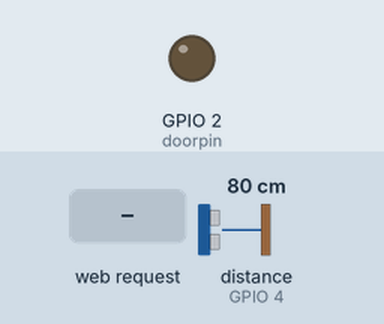
Recording of a sketch running on a simulated ESP8266 (NodeMCU). Shown: output pins drawn as LEDs (lit = HIGH). The test bench sets the inputs (shaded band); at power-on: distance to the obstacle (sensor on GPIO 4) 80 cm. The echo pulse lasts 58.3 µs per cm; WiFi joins after 1.5 s; servers stay silent unless stated; pins used as bus, display or sensor lines are not drawn; what the sketch prints to the serial monitor is not drawn.

Above: at 2.7 s.
2.8 s: HTTP request GET /toggleGarage received
At 3.9 s:
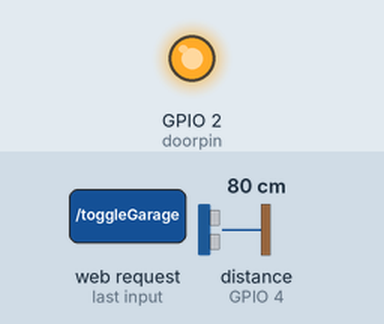
4.3 s: HTTP request GET /getGarage received
Timing chart, 0 to 7.3 s (numbered marks = the images above; inputs shaded):
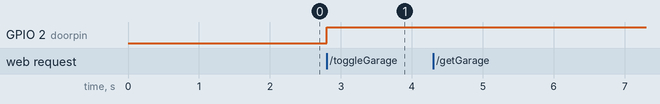

The sketch:

garageDoor.ino
```cpp
#include <ESP8266WiFi.h>

const int doortrig = 1023;
const int lighttrig = 512;

const char *ssid = "";
const char *password = "";

const int trigPin = 0; // D3
const int echoPin = 4; // D2
String output = "";
String dist;
long duration;
int distance;
int doorpin = 2;
WiFiServer server(80);

void setup()
{
  Serial.begin(115200);
  delay(10);
  pinMode(trigPin, OUTPUT);
  pinMode(echoPin, INPUT);
  pinMode(doorpin, OUTPUT);
  digitalWrite(doorpin, LOW);
  // Connect to WiFi network

  Serial.print("Connecting to ");
  Serial.println(ssid);
  WiFi.begin(ssid, password);

  while (WiFi.status() != WL_CONNECTED)
  {
    delay(500);
    Serial.print(".");
  }
  Serial.println("");
  Serial.println("WiFi connected");

  // Start the server
  server.begin();
  Serial.println("Server started");

  // Print the IP address
  Serial.print("Use this URL to connect: ");
  Serial.print("http://");
  Serial.print(WiFi.localIP()); //Gets the WiFi shield's IP address and Print the IP address of serial monitor
  Serial.println("/");
}

void uDist()
{
  // Clears the trigPin
  digitalWrite(trigPin, LOW);
  delayMicroseconds(2);

  // Sets the trigPin on HIGH state for 10 micro seconds
  digitalWrite(trigPin, HIGH);
  delayMicroseconds(10);
  digitalWrite(trigPin, LOW);

  // Reads the echoPin, returns the sound wave travel time in microseconds
  duration = pulseIn(echoPin, HIGH);

  // Calculating the distance
  distance= duration*0.034/2;
}

void toggleGarage()
{
  analogWrite(doorpin, doortrig);
  delay(350);
  analogWrite(doorpin, doortrig);
}

void toggleGarageLight()
{
  analogWrite(doorpin, lighttrig);
  delay(350);
  analogWrite(doorpin, lighttrig);
}

void loop()
{
  // Check if a client has connected
  WiFiClient client = server.available();
  if (!client)
  {
    return;
  }

  // Wait until the client sends some data
  Serial.println("new client");
  while (!client.available())
  {
    delay(1);
  }

  // Read the first line of the request
  String request = client.readStringUntil('\r');
  Serial.println(request);
  client.flush();

  // Match the request

  if (request.indexOf("/toggleGarage") != -1)
  {
    toggleGarage();
    output = "";
  } else if (request.indexOf("/getGarage") != -1) {
    uDist();
    dist = String(distance);
    if (distance >= 10){
      output = "<h1>Garage door is closed.</h1>";
    } else {
      output = "<h1>Garage door is open.</h1>";
    }
  }

  // Return the response
  client.println("HTTP/1.1 200 OK");
  client.println("Content-Type: text/html");
  client.println(""); //  do not forget this one
  client.println("<!DOCTYPE HTML>");
  client.println("<html>");
  client.println(output);
  client.println("\n");
  client.println("<p>Distance from sensor: " + dist + "</p>");
  client.println("</html>");

  delay(1);
  Serial.println("Client disonnected");
  Serial.println("");
}
```

Measured:
- after the input at 2.8 s, GPIO 2 (doorpin): LOW → HIGH at once
- after the input at 4.3 s, every drawn part: stays the same
